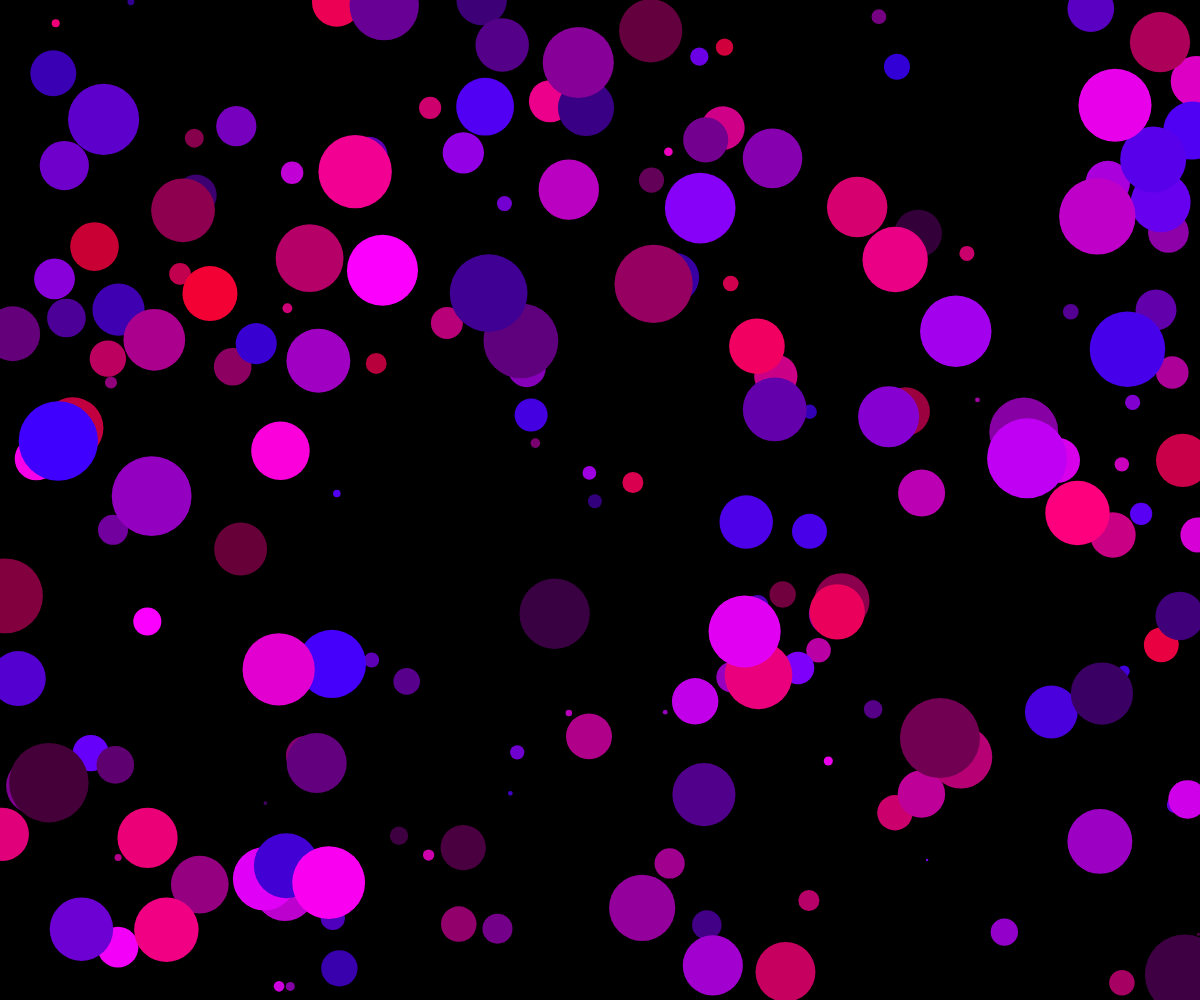
Frame 1 (no input)
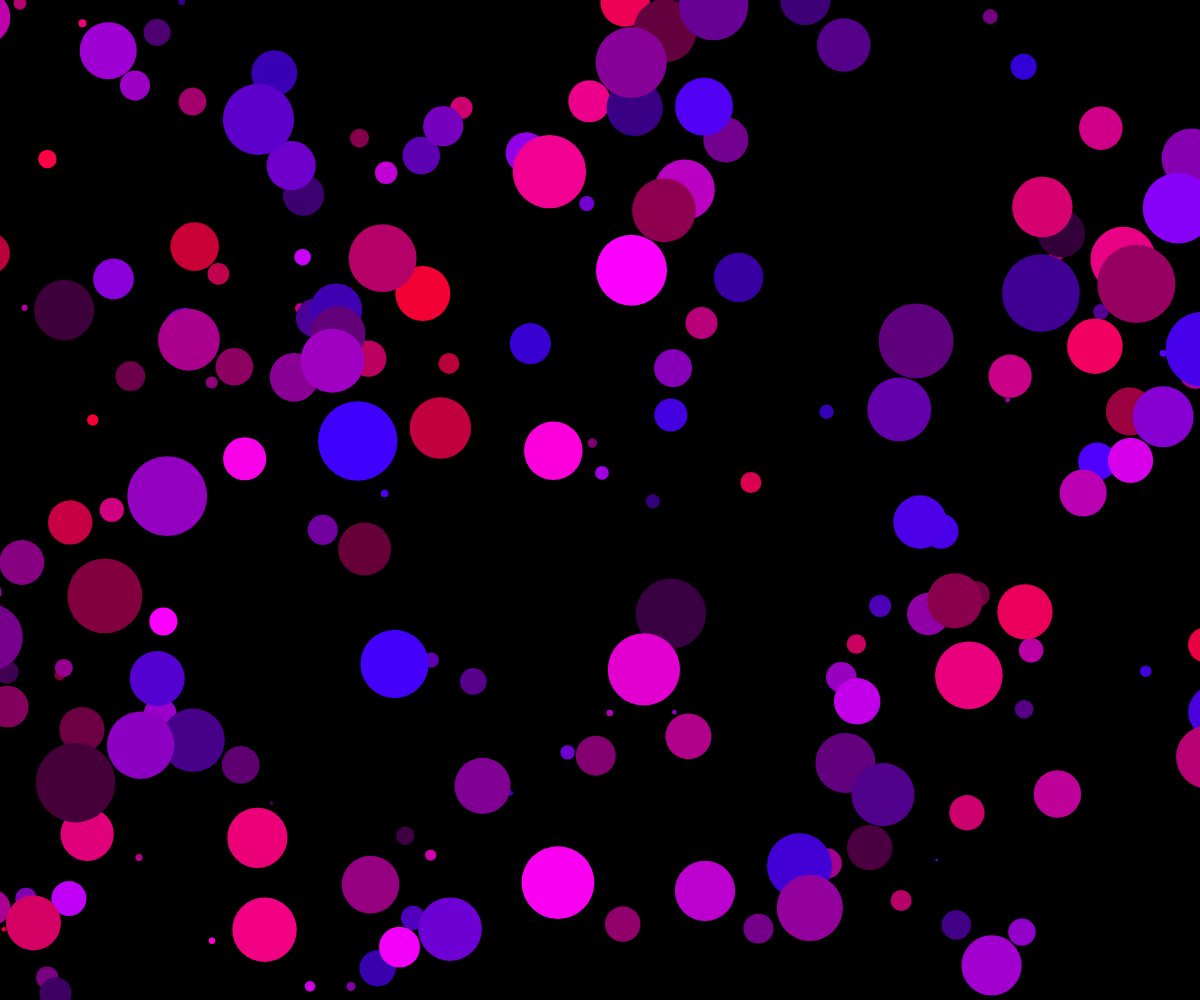
Frame 60 (no input)
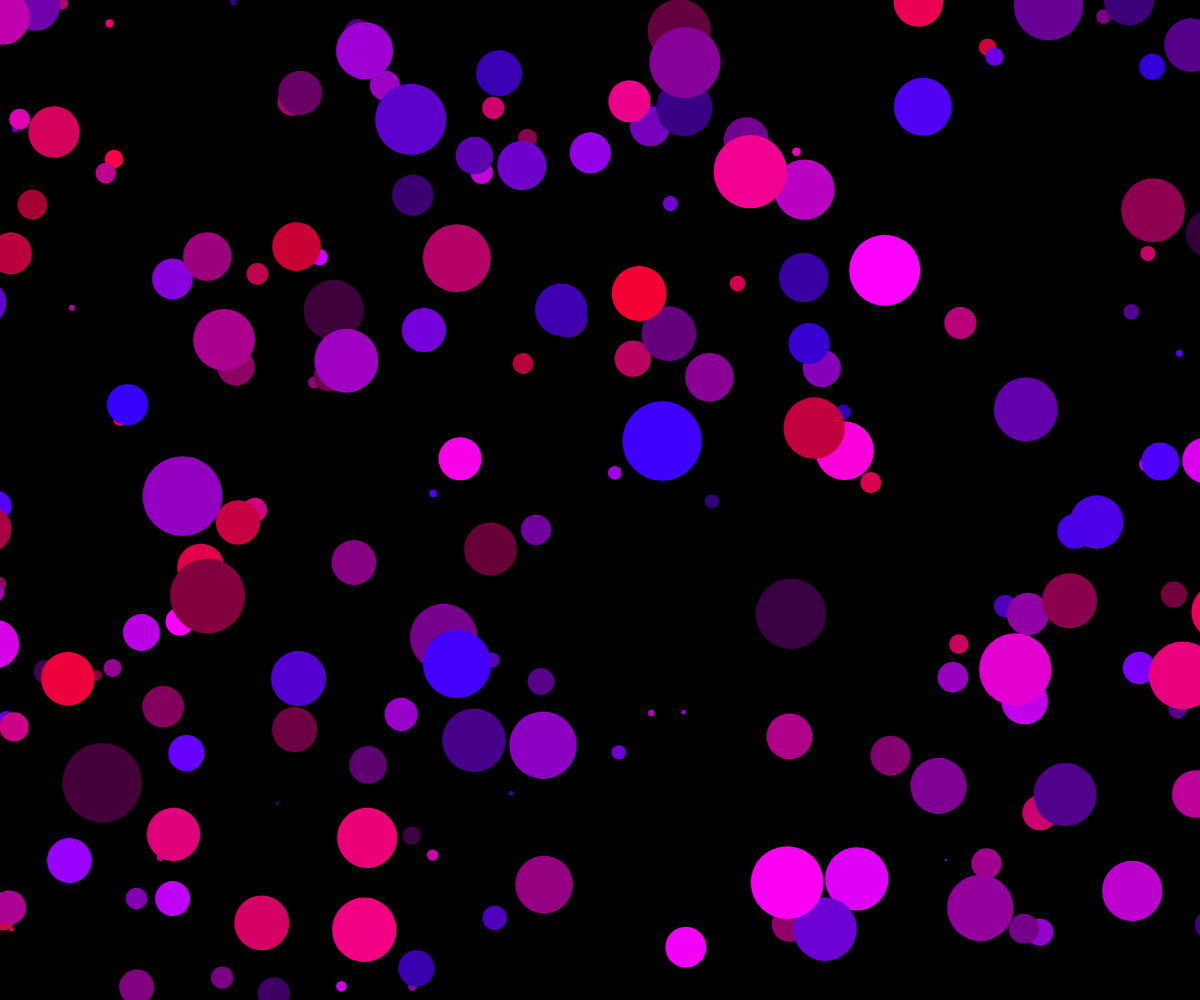
Frame 120 (the mouse pressed at the canvas centre since frame 60)

The p5.js sketch that drew these frames (run headless with seeded random() and noise() and a simulated clock; from frame 60 on, the mouse is pressed at the canvas centre):

// p5.js sketch
// ── sketch.js
// Title: "space"
// Created: ven 26 lug 2024, 16:14:03, CEST

//TODO
// - aggiungere UI (velocità [ultra velocità con acc > 7])
// - possibilità di scegliere la velocità a cui andare (e rimanere fissi)

var balls = [];
const n = 200;

function setup()
{
  createCanvas(windowWidth, windowHeight);

  for (let i = 0; i < n; i++) {
    let ball = new Ball(random(width), random(height), random(1, 40));
    balls.push(ball);
  }
  balls.sort((a, b) => a.z - b.z);

}

function draw()
{
  background(0);

  for (let i = balls.length-1; i >= 0; i--) {
    if (balls[i].checkEdgesCollision()) {
      let r = random(2, 35);
      let start = -r;

      balls.splice(i, 1);
      let new_b = new Ball(start, random(height), r);
      balls.push(new_b);
      balls.sort((a, b) => a.z - b.z);
    }

    balls[i].show();
    balls[i].update();
  }

  Accelerate();
}

const c = 0.02;
const upper_limit = 10;
const lower_limit = 0;
function Accelerate()
{
  if (keyIsPressed) {
    if (acc > upper_limit) {
      acc = upper_limit;
    }
    else acc += c;
  }
  else if (acc > lower_limit) acc -= 2*c/3;
  else if (acc < lower_limit+10) acc = lower_limit;

  console.log(acc);
}

// ── Ball.js
const random_sign = () => {
  let r = random(1);
  return (r < 0.5) ? 1 : -1;
}

var acc = 0;

class Ball
{
  constructor(x, y, m)
  {
    this.pos = createVector(x, y);
    this.r = m;
    this.z = 1/m;
    this.speed = m*random(0, 0.3);
    this.col = [random(50, 255), 0, random(50, 255)];
  }

  show()
  {
    push();
    fill(this.col);
    noStroke();
    let x_stretch = (1/this.z)*acc*0.02+1;
    //let x_stretch = acc/2+1;

    let y_stretch;
    if (acc < 7) y_stretch = (1/this.z)*acc*0.01+1;
    else y_stretch = (1/this.z)*acc*0.05+1;
    //let y_stretch = acc/5+1;
    ellipse(this.pos.x, this.pos.y, this.r*2*x_stretch, this.r*2/y_stretch);
    pop();
  }

  update()
  {
    this.pos.x += this.speed + acc*(1/this.z);
  }

  checkEdgesCollision()
  {
    return ((this.pos.x + this.r < 0) || (this.pos.x - this.r > width));
  }

}
